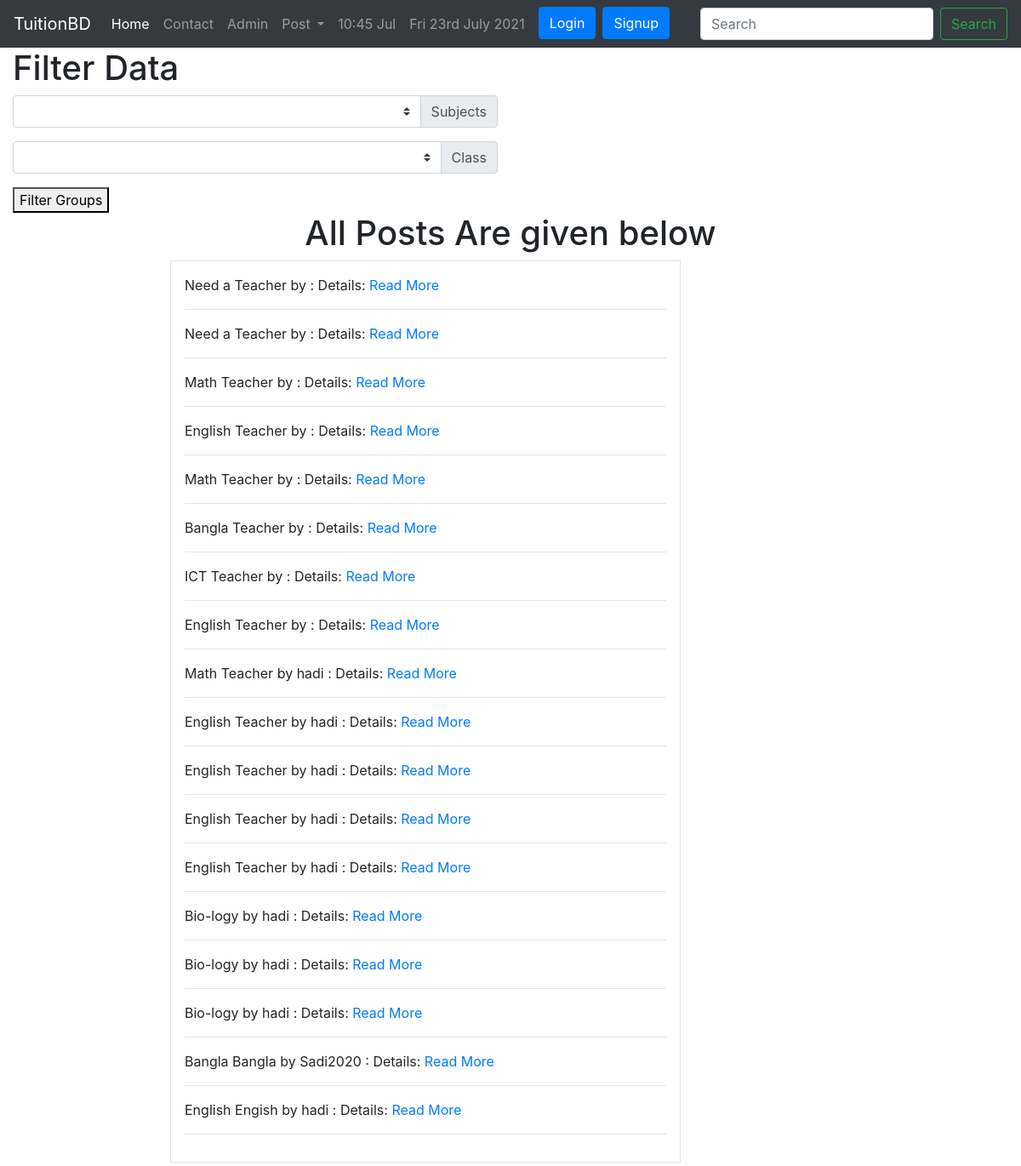
The page /tuition/postlist/ on the database its author committed.
### tuition/models.py (models this page shows, shortened)
class Post(models.Model):
    CATEGORY={
        ('Teacher','Teacher'),
        ('Student','Student'),
    }
    MEDIUM={
        ('Bangla','Bangla'),
        ('English','English'),
        ('Korea','Korea'),
        ('Japanis','Japanis'),
        ('China','China'),
    }
    user=models.ForeignKey(User,on_delete=models.CASCADE,blank=True,null=True)
    id= models.AutoField(primary_key=True)
    title=models.CharField(max_length=100)
    slug=models.CharField(max_length=100, default=title)
    email=models.EmailField()
    salary=models.FloatField()
    details=models.TextField()
    stats=models.BooleanField()
    category=models.CharField(max_length=100,choices=CATEGORY)
    created_ad=models.DateTimeField(default=now)
    image=models.ImageField(default='default.jpg',upload_to='tuition/images')
    medium=MultiSelectField(max_length=100,max_choices=5,choices=MEDIUM,default='Bangla')
    subject=models.ManyToManyField(Subject,related_name='subject')
    class_in=models.ManyToManyField(Class_in,related_name='class_in')

### tuition/views.py (the view)
# urls.py: path('postlist/',PostListView.as_view(), name='postlist'),
class PostListView(ListView):
    template_name= 'tuition/postlist.html'
    queryset = Post.objects.all()
    context_object_name = 'posts'
    def get_context_data(self, *args, **kwargs):
        context=super().get_context_data(*args,**kwargs)
        context['posts']=context.get('object_list')
        context['subjects']=Subject.objects.all()
        context['classes']=Class_in.objects.all()
        return context

### tuition/models.py (called while the page is built)
    def __str__(self):
        return self.name

    def __str__(self):
        return self.name

### templates/tuition/postlist.html (shortened to what this page needs)
{% extends 'basc.html' %}
{% block body %}
    <div class="contaier">
        <div class="col-md-6">
            <h1>Filter Data</h1>
        <form action="/tuition/filter" method="post">
           <div class="input-group mb-3">
              <select class="custom-select" id="inputGroupSelect02" name="subjects">
                <option></option>
                  {% for i in subjects %}
                     <option value="{{i}}">{{i}}</option>
                  {% endfor %}
              </select>
              <div class="input-group-append">
                <label class="input-group-text" for="inputGroupSelect02">Subjects</label>
              </div>
            </div>
            <div class="input-group mb-3">
              <select class="custom-select" id="inputGroupSelect02" name="class_in">
                <option></option>
                  {% for i in classes %}
                     <option value="{{i}}">{{i}}</option>
                  {% endfor %}
              </select>
              <div class="input-group-append">
                <label class="input-group-text" for="inputGroupSelect02">Class</label>
              </div>
            </div>
            <button type="submit">Filter Groups</button>
            </form>
        </div>
         <h1 class="text-center">All Posts Are given below</h1>
        <div class="col-md-6 offset-md-2 mb-1 p-3 border">
            {% for p in posts %}
        {{p.title}} by {{ p.user.username }} :
           Details: {{p.detail}}
            <a href="/tuition/postdetail/{{p.id}}">Read More</a><br>
         <hr>
      {% endfor %}
        </div>
    </div>
{% endblock %}

### rows shown on the page
Post: title "Need a Teacher"
Post: title "Need a Teacher"
Post: title "Math Teacher"
Post: title "English Teacher"
Post: title "Math Teacher"
Post: title "Bangla Teacher"
Post: title "ICT Teacher"
Post: title "English Teacher"
Post: title "Math Teacher", user.username "hadi"
Post: title "English Teacher", user.username "hadi"
Post: title "English Teacher", user.username "hadi"
Post: title "English Teacher", user.username "hadi"
Post: title "English Teacher", user.username "hadi"
Post: title "Bio-logy", user.username "hadi"
Post: title "Bio-logy", user.username "hadi"
Post: title "Bio-logy", user.username "hadi"
Post: title "Bangla Bangla", user.username "Sadi2020"
Post: title "English Engish", user.username "hadi"
